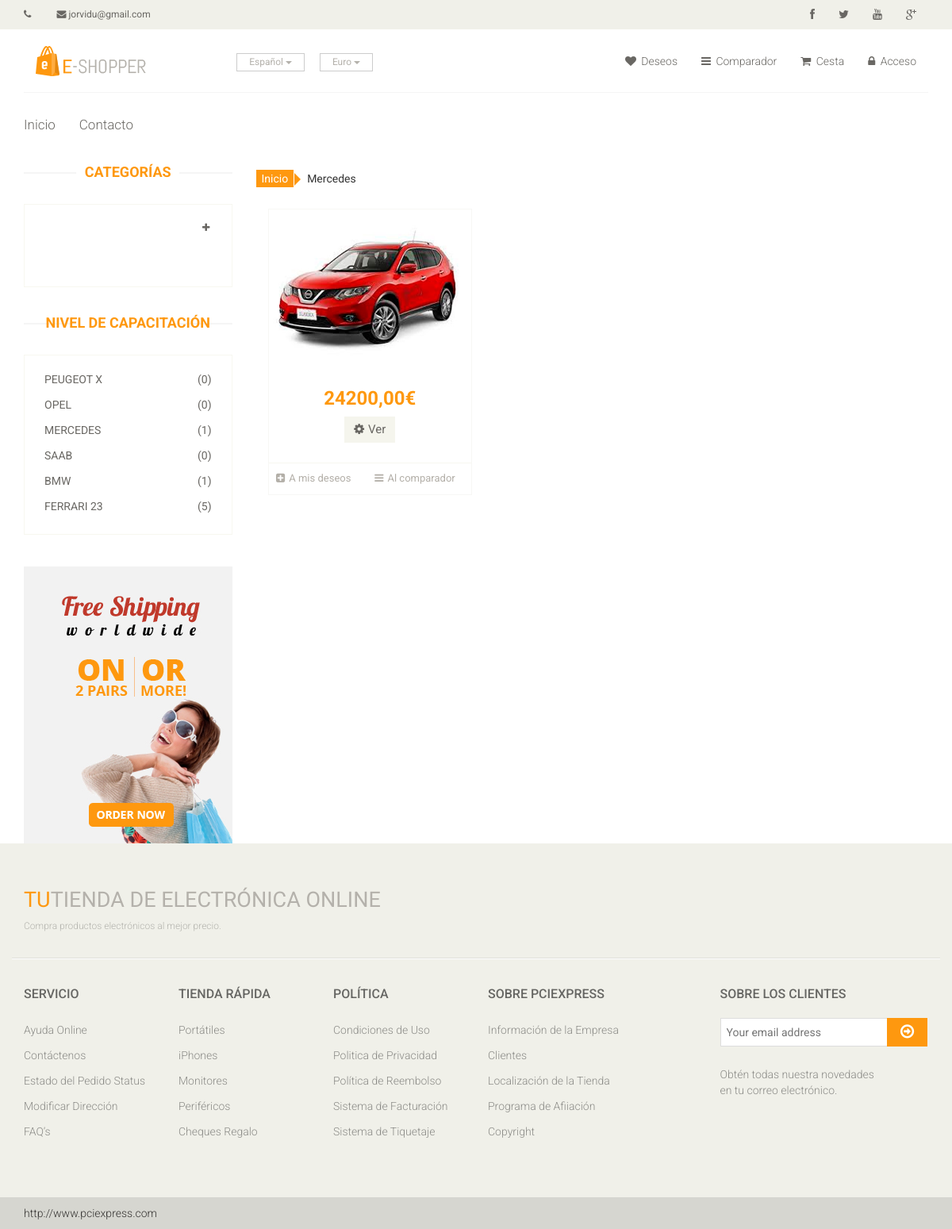
Screenshot of /categoria.php?marca=3 with the database file from the repository.
### tables this page shows
CREATE TABLE `tblidioma` (
  `idIdioma` int(11) NOT NULL AUTO_INCREMENT,
  `strIdioma` varchar(20) NOT NULL,
  PRIMARY KEY (`idIdioma`)
);

CREATE TABLE IF NOT EXISTS `tblmoneda` (
  `idMoneda` int(11) NOT NULL AUTO_INCREMENT,
  `strNombre` varchar(50) NOT NULL,
  `dblValor` double NOT NULL,
  `intPrincipal` int(11) NOT NULL,
  `strSimbolo` varchar(10) NOT NULL,
  PRIMARY KEY (`idMoneda`)
);

CREATE TABLE IF NOT EXISTS `tblcategoria` (
  `idCategoria` int(11) NOT NULL AUTO_INCREMENT,
  `strNombre` varchar(50) NOT NULL,
  `intEstado` int(11) NOT NULL,
  `refPadre` int(11) NOT NULL,
  `intOrden` int(11) NOT NULL,
  PRIMARY KEY (`idCategoria`)
);

CREATE TABLE IF NOT EXISTS `tblmarca` (
  `idMarca` int(11) NOT NULL AUTO_INCREMENT,
  `strMarca` varchar(50) NOT NULL,
  `intOrden` int(11) NOT NULL,
  `intEstado` int(11) NOT NULL,
  PRIMARY KEY (`idMarca`)
);

CREATE TABLE IF NOT EXISTS `tblproducto` (
  `idProducto` int(11) NOT NULL AUTO_INCREMENT,
  `strNombre` varchar(50) NOT NULL,
  `strSEO` varchar(100) NOT NULL,
  `refCategoria1` int(11) NOT NULL,
  `strImagen1` varchar(50) DEFAULT NULL,
  `strDescripcion` text NOT NULL,
  `dblPrecio` double(8,2) NOT NULL,
  `dblPrecioAnterior` int(11) NOT NULL DEFAULT '0',
  `intEstado` int(11) NOT NULL,
  `refMarca` int(11) NOT NULL,
  `refCategoria2` int(11) NOT NULL,
  `refCategoria3` int(11) NOT NULL,
  `refCategoria4` int(11) NOT NULL,
  `refCategoria5` int(11) NOT NULL,
  `strImagen2` varchar(50) DEFAULT NULL,
  `strImagen3` varchar(50) DEFAULT NULL,
  `strImagen4` varchar(50) DEFAULT NULL,
  `strImagen5` varchar(50) DEFAULT NULL,
  `intPrincipal` int(11) NOT NULL DEFAULT '0',
  `intStock` int(11) NOT NULL DEFAULT '10',
  `refImpuesto` int(11) NOT NULL,
  `dblPeso` int(11) NOT NULL,
  PRIMARY KEY (`idProducto`)
);

### includes/funciones.php (the view, shortened to what this page needs)
<?php
switch (_idiomaactual) {
    case 1:
		if (is_file("includes/languages/1.php"))  include("includes/languages/1.php");
		break;
}
if (!function_exists("GetSQLValueString")) {
function GetSQLValueString($theValue, $theType, $theDefinedValue = "", $theNotDefinedValue = "")
{
  global $con;
  $theValue = function_exists("mysqli_real_escape_string") ? mysqli_real_escape_string($con, $theValue) : mysqli_escape_string($con,$theValue);
  switch ($theType) {
    case "text":
      $theValue = ($theValue != "") ? "'" . $theValue . "'" : "NULL";
      break;
    case "long":
    case "int":
      $theValue = ($theValue != "") ? intval($theValue) : "NULL";
      break;
  }
  return $theValue;
}
}
			?>
			<?php
function TieneSubcategorias($padre)
{
	global $con;
	$query_ConsultaFuncion = sprintf("SELECT * FROM tblcategoria WHERE refPadre = %s AND intEstado=1",
		 GetSQLValueString($padre, "text"));
	$ConsultaFuncion = mysqli_query($con,  $query_ConsultaFuncion) or die(mysqli_error($con));
	$totalRows_ConsultaFuncion = mysqli_num_rows($ConsultaFuncion);
	if ($totalRows_ConsultaFuncion>0)
		return true;
	else
		return false;
}
			?>
	<?php
function MostrarMarca($idmarca)
{
	global $con;
	$query_ConsultaFuncion = sprintf("SELECT * FROM tblmarca WHERE idMarca = %s",
		 GetSQLValueString($idmarca, "text"));
	$ConsultaFuncion = mysqli_query($con,  $query_ConsultaFuncion) or die(mysqli_error($con));
	$row_ConsultaFuncion = mysqli_fetch_assoc($ConsultaFuncion);
	$totalRows_ConsultaFuncion = mysqli_num_rows($ConsultaFuncion);
	if ($totalRows_ConsultaFuncion>0)
		return $row_ConsultaFuncion["strMarca"];
	else
		return "No usado";
}
			?>
			<?php
function MostrarProducto($id, $tipomuestra=0)
{
	global $con;
	$query_ConsultaFuncion = sprintf("SELECT * FROM tblproducto WHERE idProducto = %s ",
		 GetSQLValueString($id, "int"));
	$ConsultaFuncion = mysqli_query($con,  $query_ConsultaFuncion) or die(mysqli_error($con));
	$row_ConsultaFuncion = mysqli_fetch_assoc($ConsultaFuncion);
	$linkProducto=GenerarRutaCategoria($row_ConsultaFuncion["refCategoria1"]).$row_ConsultaFuncion["strSEO_"._idiomaactual].".html";
	?>
	<div class="product-image-wrapper">
	<div class="single-products">
			<div class="productinfo text-center">
			<?php if ($row_ConsultaFuncion["strImagen1"]!=""){?>
			<a href="<?php echo $linkProducto;?>">
	<img src="images/productos/<?php echo $row_ConsultaFuncion["strImagen1"];?>" alt="" id="imagenproducto<?php echo $row_ConsultaFuncion["idProducto"];?>"></a>
	<?php }
	else
	{?>
		<a href="<?php echo $linkProducto;?>"><img src="images/productos/nodisponible.jpg" alt="" id="imagenproducto<?php echo $row_ConsultaFuncion["idProducto"];?>"></a>
	<?php }?>
				<h2><?php echo CalcularPrecioProducto($row_ConsultaFuncion["idProducto"]); ?></h2>
				<a href="<?php echo $linkProducto;?>" class="btn btn-default add-to-cart"><i class="fa fa-cog"></i><?php echo _T65;?></a>
			</div>
	</div>
	<div class="choose">
		<ul class="nav nav-pills nav-justified" id="deseolista<?php echo $row_ConsultaFuncion["idProducto"];?>">
		<?php if (isset($_SESSION['tienda2017Front_UserId'])){
			if (!EsYaUnDeseo($row_ConsultaFuncion["idProducto"])){?>
			<li id="deseoli<?php echo $row_ConsultaFuncion["idProducto"];?>"><a href="javascript:void(0);" class="Adeseos" id="deseo<?php echo $row_ConsultaFuncion["idProducto"];?>"><i class="fa fa-plus-square"></i><?php echo _T66;?></a></li>
			<?php
			}
			else
			{
				?>
				<li><a href="usuario-lista-deseos.php" style="color:#FF0004"><i class="fa fa-heart"></i><?php echo _T67;?></a></li>
				<?php
				}
			 }
			else
			{?>
				<li id="deseoli<?php echo $row_ConsultaFuncion["idProducto"];?>"><a title="Debes registrarte para poder guardar tus deseos" href="javascript:void(0);" id="deseo<?php echo $row_ConsultaFuncion["idProducto"];?>"><i class="fa fa-plus-square"></i><?php echo _T66;?></a></li>
				<?php
			}?>
			<?php
	if (isset($_SESSION['tienda2017Front_UserId'])){
			if (!EsYaUnComparar($row_ConsultaFuncion["idProducto"])){?>
			<li id="compararli<?php echo $row_ConsultaFuncion["idProducto"];?>"><a href="javascript:void(0);" class="AComparar" id="comparar<?php echo $row_ConsultaFuncion["idProducto"];?>"><i class="fa fa-plus-square"></i><?php echo _T68;?></a></li>
			<?php
			}
			else
			{
				?>
				<li><a href="usuario-lista-comparar.php" style="color:#1A53A1"><i class="fa fa-bars "></i><?php echo _T69;?></a></li>
				<?php
				}
			 }
			else
			{?>
				<li id="compararli<?php echo $row_ConsultaFuncion["idProducto"];?>"><a title="Debes registrarte para poder usar el comparador" href="javascript:void(0);" id="comparar<?php echo $row_ConsultaFuncion["idProducto"];?>"><i class="fa fa-bars"></i><?php echo _T68;?></a></li>
				<?php
			}?>
		</ul>
	</div>
</div>
	<?php
}
	?>
			<?php
function CochesporMarca($marca)
{
	global $con;
	$query_ConsultaFuncion = sprintf("SELECT COUNT(idProducto) AS Total FROM tblproducto WHERE refMarca = %s ",
	   GetSQLValueString($marca, "int"));
	$ConsultaFuncion = mysqli_query($con,  $query_ConsultaFuncion) or die(mysqli_error($con));
	$row_ConsultaFuncion = mysqli_fetch_assoc($ConsultaFuncion);
	return $row_ConsultaFuncion["Total"];
}
function CalcularPrecioProducto($producto, $opcion=0)
{
	global $con;
	$query_ConsultaFuncion = sprintf("SELECT dblPrecio, refImpuesto FROM tblproducto WHERE idProducto = %s ",
	   GetSQLValueString($producto, "int"));
	$ConsultaFuncion = mysqli_query($con,  $query_ConsultaFuncion) or die(mysqli_error($con));
	$row_ConsultaFuncion = mysqli_fetch_assoc($ConsultaFuncion);
	$impuesto=0;
	if ($opcion==0)
	{
		if (_mostrarimpuesto==1)
		{
			$datoimpuesto = ObtenerImpuesto($row_ConsultaFuncion["refImpuesto"]);
			$impuesto=($row_ConsultaFuncion["dblPrecio"] *($datoimpuesto/100))*$_SESSION["monedavalor"];
			$impuesto= $impuesto - ($impuesto*(_dblDescuento/100));
		}
		return number_format((($row_ConsultaFuncion["dblPrecio"]*$_SESSION["monedavalor"])+$impuesto)-(($row_ConsultaFuncion["dblPrecio"]*$_SESSION["monedavalor"])+$impuesto)*(_dblDescuento/100), 2, ",", "").$_SESSION["monedasimbolo"];
	}
}
function ObtenerImpuesto($idimpuesto)
{
	global $con;
	$query_ConsultaFuncion = sprintf("SELECT dblImpuesto FROM tblimpuesto WHERE idImpuesto = %s ",
	   GetSQLValueString($idimpuesto, "int"));
	$ConsultaFuncion = mysqli_query($con,  $query_ConsultaFuncion) or die(mysqli_error($con));
	$row_ConsultaFuncion = mysqli_fetch_assoc($ConsultaFuncion);
	return $row_ConsultaFuncion["dblImpuesto"];
}
			?>
			<?php
function BloqueMonedas()
{
	global $con;
	$query_ConsultaFuncion = sprintf("SELECT * FROM tblmoneda WHERE idMoneda=%s ", $_SESSION["monedaactiva"]);
	$ConsultaFuncion = mysqli_query($con,  $query_ConsultaFuncion) or die(mysqli_error($con));
	$row_ConsultaFuncion = mysqli_fetch_assoc($ConsultaFuncion);
	?>
	<div class="btn-group">
	<button type="button" class="btn btn-default dropdown-toggle usa" data-toggle="dropdown">
	<?php echo $row_ConsultaFuncion["strNombre"];?>
	<span class="caret"></span>
</button>
	</div>
	<?php
}
function GenerarRutaCategoria($categoria)
{
	global $con;
	$nivel2="";
	$nivel3="";
	$query_ConsultaFuncion = sprintf("SELECT * FROM tblcategoria WHERE idCategoria = %s",
		 GetSQLValueString($categoria, "int"));
	$ConsultaFuncion = mysqli_query($con,  $query_ConsultaFuncion) or die(mysqli_error($con));
	$row_ConsultaFuncion = mysqli_fetch_assoc($ConsultaFuncion);
	if ($row_ConsultaFuncion["refPadre"]!="0")
	{
		$query_ConsultaFuncion2 = sprintf("SELECT * FROM tblcategoria WHERE idCategoria = %s",
		 GetSQLValueString($row_ConsultaFuncion["refPadre"], "int"));
		$ConsultaFuncion2 = mysqli_query($con,  $query_ConsultaFuncion2) or die(mysqli_error($con));
		$row_ConsultaFuncion2 = mysqli_fetch_assoc($ConsultaFuncion2);
		$totalRows_ConsultaFuncion2 = mysqli_num_rows($ConsultaFuncion2);
		if ($row_ConsultaFuncion2["refPadre"]!="0")
		{
			$nivel2=$row_ConsultaFuncion2["strSEO_"._idiomaactual];
			$nivel3=$row_ConsultaFuncion["strSEO_"._idiomaactual];
			$query_ConsultaFuncion3 = sprintf("SELECT * FROM tblcategoria WHERE idCategoria = %s",
		 GetSQLValueString($row_ConsultaFuncion2["refPadre"], "int"));
		$ConsultaFuncion3 = mysqli_query($con,  $query_ConsultaFuncion3) or die(mysqli_error($con));
		$row_ConsultaFuncion3 = mysqli_fetch_assoc($ConsultaFuncion3);
		$totalRows_ConsultaFuncion3 = mysqli_num_rows($ConsultaFuncion3);
			$nivel1=$row_ConsultaFuncion3["strSEO_"._idiomaactual];
		}
		else
		{
			$nivel1=$row_ConsultaFuncion2["strSEO_"._idiomaactual];
			$nivel2=$row_ConsultaFuncion["strSEO_"._idiomaactual];
		}
	}
	else
	{
		$nivel1=$row_ConsultaFuncion["strSEO_"._idiomaactual];
	}
	$rutacompleta="";
	return $rutacompleta;
}
		?>
					  <?php
function BloqueIdiomas()
{
	global $con;
		$query_ConsultaFuncion = sprintf("SELECT * FROM tblidioma WHERE idIdioma =  "._idiomaactual);
		$ConsultaFuncion = mysqli_query($con,  $query_ConsultaFuncion) or die(mysqli_error($con));
		$row_ConsultaFuncion = mysqli_fetch_assoc($ConsultaFuncion);
	?>
	<div class="btn-group">
	<button type="button" class="btn btn-default dropdown-toggle usa" data-toggle="dropdown">
	<?php echo $row_ConsultaFuncion["strIdioma"];?>
	<span class="caret"></span>
</button>
	</div>
	<?php
}
	?>

### categoria.php (shortened to what this page needs)
<?php require_once('Connections/conexion.php'); ?>
<?php
$resultadosporclick=6;
if (isset($_GET["marca"]) && !empty($_GET["marca"])){
$query_DatosConsulta = sprintf("SELECT idProducto FROM tblproducto WHERE intEstado=1 AND refMarca=%s ORDER BY idProducto ASC LIMIT 0,".$resultadosporclick, GetSQLValueString($_GET["marca"], "int"));
$DatosConsulta = mysqli_query($con,  $query_DatosConsulta) or die(mysqli_error($con));
$row_DatosConsulta = mysqli_fetch_assoc($DatosConsulta);
$totalRows_DatosConsulta = mysqli_num_rows($DatosConsulta);
}
?>
<!DOCTYPE html>
<html lang="es">
<head>
    <?php include("includes/cabecera.php"); ?>
</head>
<body>
<?php include("includes/header.php"); ?>
<section>
  <div class="container">
    <div class="row">
      <div class="col-sm-3">
        <?php include("includes/menuizquierda.php"); ?>
      </div>
      <div class="col-sm-9 padding-right">
      <?php
		  if (isset($_GET["marca"]) && !empty($_GET["marca"])){
			  ?>
			  <div class="breadcrumbs">
				<ol class="breadcrumb">
				  <li><a href="index.php"><?php echo _T1;?></a></li>
				  <?php echo '<li >'.MostrarMarca($_GET["marca"]).'</li>';
					?>
				</ol>
			</div>
			<?php }?>
        <div class="features_items">
 <?php
		if ($totalRows_DatosConsulta > 0) {
			 do {
              		?>
              		<div class="col-sm-4">
							<?php
						MostrarProducto($row_DatosConsulta["idProducto"]);
						?>
						</div>
              		<?php
			  		 } while ($row_DatosConsulta = mysqli_fetch_assoc($DatosConsulta));
			?>
    <?php
		 }
		else
		 {  ?>
               <?php echo _T19;?>
                <?php } ?>
					</div>
      </div>
    </div>
  </div>
</section>
</body>
</html>

### includes/menuizquierda.php (shortened to what this page needs)
<?php
$query_DatosConsultaCategorias = sprintf("SELECT * FROM tblcategoria WHERE refPadre=0 AND intEstado=1 ORDER BY intOrden ASC");
$DatosConsultaCategorias = mysqli_query($con,  $query_DatosConsultaCategorias) or die(mysqli_error($con));
$row_DatosConsultaCategorias = mysqli_fetch_assoc($DatosConsultaCategorias);
?>
<div class="left-sidebar">
	<h2><?php echo _T8;?></h2>
	<div class="panel-group category-products" id="accordian">
	<?php
		$solapa="apertura";
		$contador=1;
			do {
				$solapaapertura=$solapa.$contador;
		?>
		<div class="panel panel-default">
		<?php if (TieneSubcategorias($row_DatosConsultaCategorias["idCategoria"]))
		{?>
			<div class="panel-heading">
				<h4 class="panel-title">
					<a data-toggle="collapse" data-parent="#accordian" href="#<?php echo $solapaapertura;?>">
						<span class="badge pull-right"><i class="fa fa-plus"></i></span>
					</a>
				</h4>
			</div>
		<?php }
		else
		{?>
		<div class="panel-heading">
			</div>
		<?php }?></div>
<?php
			$contador=$contador+1;
			} while ($row_DatosConsultaCategorias = mysqli_fetch_assoc($DatosConsultaCategorias)); ?>
						</div>
						<?php
$query_DatosConsultaMarcas = sprintf("SELECT * FROM tblmarca WHERE intEstado=1 ORDER BY intOrden ASC");
$DatosConsultaMarcas = mysqli_query($con,  $query_DatosConsultaMarcas) or die(mysqli_error($con));
$row_DatosConsultaMarcas = mysqli_fetch_assoc($DatosConsultaMarcas);
?>
<?php if (_marcas==1){?>
						<div class="brands_products">
							<h2><?php echo _T9;?></h2>
							<div class="brands-name">
								<ul class="nav nav-pills nav-stacked">
								<?php
			do {
				?>
									<li><a href="categoria.php?marca=<?php echo $row_DatosConsultaMarcas["idMarca"];?>"> <span class="pull-right">(<?php echo CochesporMarca($row_DatosConsultaMarcas["idMarca"]);?>)</span><?php echo $row_DatosConsultaMarcas["strMarca"];?></a></li>
		<?php
			} while ($row_DatosConsultaMarcas = mysqli_fetch_assoc($DatosConsultaMarcas)); ?>
								</ul>
							</div>
						</div>
						<?php }?>
						<div class="shipping text-center">
							<img src="images/home/shipping.jpg" alt="" />
						</div>
					</div>

### rows the page displays
tblidioma: strIdioma "Español"
tblmoneda: strNombre "Euro"
tblmarca: idMarca "0", strMarca "PEUGEOT X"
tblmarca: idMarca "0", strMarca "OPEL"
tblmarca: idMarca "1", strMarca "MERCEDES", strMarca "Mercedes"
tblmarca: idMarca "0", strMarca "SAAB"
tblmarca: idMarca "1", strMarca "BMW"
tblmarca: idMarca "5", strMarca "FERRARI 23"
tblproducto: strImagen1 (picture), CalcularPrecioProducto($row_ConsultaFuncion["idProducto"]) "24200,00€"

### other values shown
_email "jorvidu@gmail.com"
_T3 "Deseos"
_T4 "Comparador"
_T5 "Cesta"
_T6 "Acceso"
_T1 "Inicio"
_T2 "Contacto"
_T8 "CATEGORÍAS"
_T9 "NIVEL DE CAPACITACIÓN"
